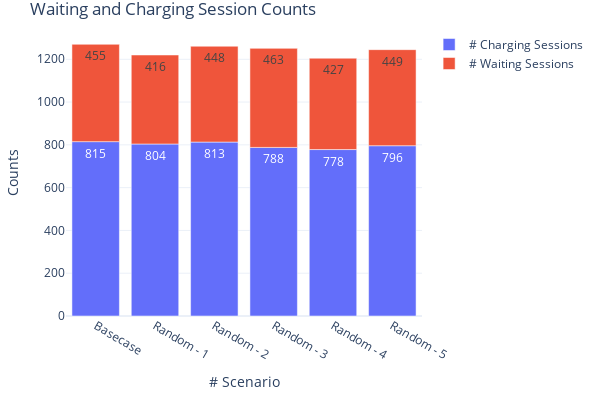

This figure's notebook cell:
### Markdown cell above
#### 5.3 Charging and Waiting Sessions

### Code cell
fig = go.Figure(
    data=[
        go.Bar(
            name="# Charging Sessions",
            x=count_stats['analysis_id'],
            y=count_stats['cs_count'],
            offsetgroup=1,
            text=count_stats['cs_count'],
            textposition='auto',
        ),
        go.Bar(
            name="# Waiting Sessions",
            x=count_stats['analysis_id'],
            y=count_stats['wait_count'],
            offsetgroup=1,
            base=count_stats['cs_count'],
            text=count_stats['wait_count'],
            textposition='auto',
        )
    ],
    layout=go.Layout(
        title="Waiting and Charging Session Counts",
        yaxis_title="Counts", 
        xaxis_title="# Scenario", width=600, height=400
        
    )
)
fig.update_xaxes(type='category', tickvals=[0, 1, 2, 3, 4, 5], ticktext=['Basecase', 'Random - 1', 'Random - 2', 'Random - 3', 'Random - 4', 'Random - 5'])
fig.update_layout(margin=dict(l=20, r=20, t=30, b=20), uniformtext_minsize=8, uniformtext_mode='hide', template='plotly_white')
fig.show()

### Figure 1 — Plotly figure (JSON) as saved in the notebook; plotly's stock layout.template omitted (floating-point values rounded to 4 significant figures)
{"data": [{"name": "# Charging Sessions", "offsetgroup": "1", "text": [815, 804, 813, 788, 778, 796], "textposition": "auto", "type": "bar", "x": [307, 313, 314, 315, 316, 317], "y": [815, 804, 813, 788, 778, 796]}, {"base": [815, 804, 813, 788, 778, 796], "name": "# Waiting Sessions", "offsetgroup": "1", "text": [455, 416, 448, 463, 427, 449], "textposition": "auto", "type": "bar", "x": [307, 313, 314, 315, 316, 317], "y": [455, 416, 448, 463, 427, 449]}], "layout": {"height": 400, "margin": {"b": 20, "l": 20, "r": 20, "t": 30}, "title": {"text": "Waiting and Charging Session Counts"}, "uniformtext": {"minsize": 8, "mode": "hide"}, "width": 600, "xaxis": {"autorange": true, "range": [-0.5, 5.5], "ticktext": ["Basecase", "Random - 1", "Random - 2", "Random - 3", "Random - 4", "Random - 5"], "tickvals": [0, 1, 2, 3, 4, 5], "title": {"text": "# Scenario"}, "type": "category"}, "yaxis": {"autorange": true, "range": [0, 1337.0], "title": {"text": "Counts"}, "type": "linear"}}}
